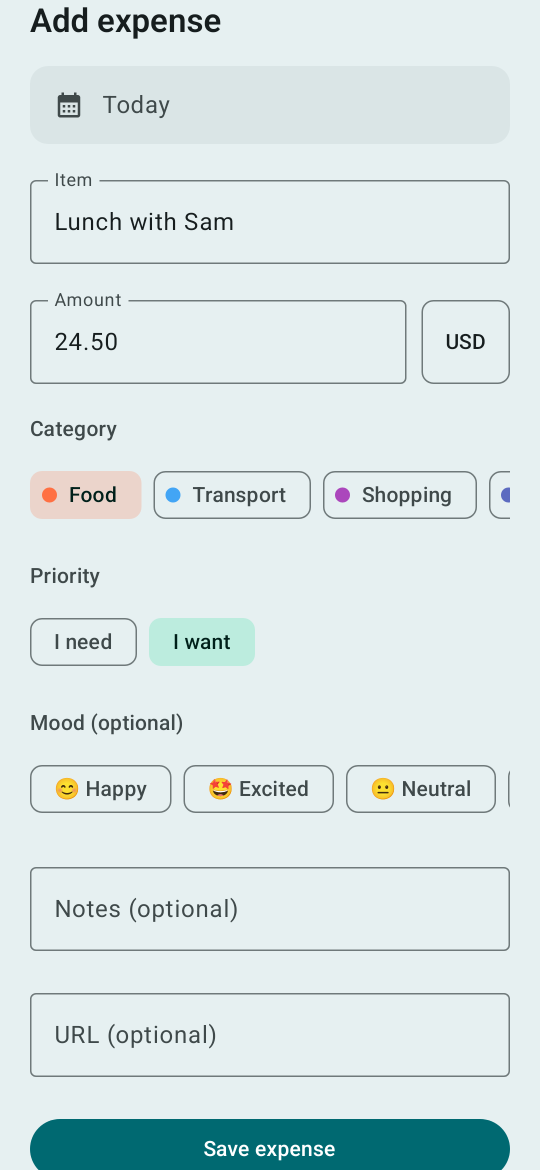
#> input picture app/src/test/snapshots/images/com.github.guidohu.expensetracker_StoreAssetsTest_shot_addExpense.png, 1080 x 2340 px, given in place of github.guidohu.expensetracker_StoreAssetsTest_shot_stats.png, which was not available (shown at 1/2 size)
$ python make_listing_graphics.py
#> lines starting #> are read from the running program, lines starting #| are printed output that depends on the picture; after the words box and inside, x2 and y2 are one past the last pixel; in counts of white or black regions, pixels touching at a corner belong together
"""
Builds the Play Store listing graphics (captioned phone screenshots + feature graphic) from the
full-resolution renders StoreAssetsTest writes to app/src/test/snapshots/images/.

    python3 play-store-assets/make_listing_graphics.py

Needs Pillow and macOS's Avenir Next font. Output goes to play-store-assets/listing/ as 24-bit PNGs
(no alpha channel, which Play Console requires).
"""
from pathlib import Path

from PIL import Image, ImageDraw, ImageFilter, ImageFont

ROOT = Path(__file__).resolve().parent.parent
RENDERS = ROOT / "app/src/test/snapshots/images"
OUT = ROOT / "play-store-assets/listing"
FONT = "/System/Library/Fonts/Avenir Next.ttc"
BOLD, DEMI, MEDIUM = 0, 2, 5

TOP_COLOR = (27, 184, 207)    # icon gradient, light end
BOTTOM_COLOR = (11, 100, 121)  # icon gradient, dark end (#0B6479)
SUBTEXT = (224, 247, 250)

# (output name, StoreAssetsTest render, headline, subline) — Play shows these in order, and most
# people only see the first two or three, so lead with the strongest benefits.
SHOTS = [
    ("1-insights", "shot_stats", "See where your money goes",
     "Charts by category, mood and need vs. want"),
    ("2-expenses", "shot_expenses", "Track every expense in seconds",
     "Simple daily log, grouped by day"),
    ("3-mood", "shot_addExpense", "How did that purchase feel?",
     "Mood tags reveal emotional spending"),
    ("4-wishlist", "shot_wishlist", "Think before you buy",
     "A wishlist that separates needs from wants"),
    ("5-budget", "shot_settings", "Stay on budget",
     "Monthly budget, reminders and no-spend streaks"),
    ("6-private", "shot_onboarding", "Private by design",
     "No account, no ads. Your data stays on your phone."),
]


def font(index: int, size: int) -> ImageFont.FreeTypeFont:
    return ImageFont.truetype(FONT, size, index=index)


def gradient(size: tuple[int, int]) -> Image.Image:
    w, h = size
    column = Image.new("RGB", (1, h))
    for y in range(h):
        t = y / (h - 1)
        column.putpixel((0, y), tuple(round(a + (b - a) * t) for a, b in zip(TOP_COLOR, BOTTOM_COLOR)))
    return column.resize(size)


def wrap(draw: ImageDraw.ImageDraw, text: str, fnt: ImageFont.FreeTypeFont, max_width: int) -> list[str]:
    lines, line = [], ""
    for word in text.split():
        candidate = f"{line} {word}".strip()
        if draw.textlength(candidate, font=fnt) <= max_width or not line:
            line = candidate
        else:
            lines.append(line)
            line = word
    return lines + [line]


def draw_centered(draw, lines, fnt, y, width, fill, line_gap) -> int:
    for line in lines:
        draw.text(((width - draw.textlength(line, font=fnt)) / 2, y), line, font=fnt, fill=fill)
        y += fnt.size + line_gap
    return y


def phone(screen: Image.Image, width: int) -> Image.Image:
    """The screen inside a simple dark device frame, with transparent rounded corners."""
    bezel = round(width * 0.022)
    screen_w = width - 2 * bezel
    screen = screen.convert("RGB").resize((screen_w, round(screen.height * screen_w / screen.width)), Image.LANCZOS)
    height = screen.height + 2 * bezel
    outer_r, inner_r = round(width * 0.085), round(width * 0.065)

    frame = Image.new("RGBA", (width, height), (0, 0, 0, 0))
    ImageDraw.Draw(frame).rounded_rectangle((0, 0, width - 1, height - 1), outer_r, fill=(20, 24, 28, 255))
    mask = Image.new("L", screen.size, 0)
    ImageDraw.Draw(mask).rounded_rectangle((0, 0, screen.width - 1, screen.height - 1), inner_r, fill=255)
    frame.paste(screen, (bezel, bezel), mask)
    return frame


def paste_with_shadow(canvas: Image.Image, item: Image.Image, pos: tuple[int, int], blur: int) -> None:
    shadow = Image.new("RGBA", canvas.size, (0, 0, 0, 0))
    alpha = item.split()[3].point(lambda a: a * 0.45)
    shadow.paste((0, 0, 0, 255), (pos[0], pos[1] + blur // 2), alpha)
    canvas.alpha_composite(shadow.filter(ImageFilter.GaussianBlur(blur)))
    canvas.alpha_composite(item, pos)


def render(name: str) -> Image.Image:
    return Image.open(RENDERS / f"com.github.guidohu.expensetracker_StoreAssetsTest_{name}.png")


def screenshot(render_name: str, headline: str, subline: str) -> Image.Image:
    w, h = 1080, 1920
    canvas = gradient((w, h)).convert("RGBA")
    draw = ImageDraw.Draw(canvas)
    y = draw_centered(draw, wrap(draw, headline, font(BOLD, 84), 940), font(BOLD, 84), 120, w, "white", 8)
    draw_centered(draw, wrap(draw, subline, font(MEDIUM, 42), 900), font(MEDIUM, 42), y + 24, w, SUBTEXT, 10)

    device = phone(render(render_name), 760)
    paste_with_shadow(canvas, device, ((w - device.width) // 2, 500), 40)  # runs off the bottom edge
    return canvas.convert("RGB")


def feature_graphic() -> Image.Image:
    w, h = 1024, 500
    canvas = gradient((w, h)).convert("RGBA")
    draw = ImageDraw.Draw(canvas)

    icon = Image.open(ROOT / "play-store-assets/icon-rounded.png").convert("RGBA").resize((112, 112), Image.LANCZOS)
    paste_with_shadow(canvas, icon, (64, 92), 14)
    draw.text((64, 228), "Expense Tracker", font=font(BOLD, 58), fill="white")
    y = 312
    for line in ["Budget, track and understand", "your spending"]:
        draw.text((64, y), line, font=font(DEMI, 32), fill=SUBTEXT)
        y += 42
    draw.text((64, y + 22), "No ads  ·  No account  ·  Private", font=font(MEDIUM, 24), fill=SUBTEXT)

    device = phone(render("shot_stats"), 300)
    paste_with_shadow(canvas, device, (w - device.width - 80, 56), 24)
    return canvas.convert("RGB")


def main() -> None:
    OUT.mkdir(exist_ok=True)
    for out_name, render_name, headline, subline in SHOTS:
        screenshot(render_name, headline, subline).save(OUT / f"screenshot-{out_name}.png", optimize=True)
#> in screenshot, `canvas = gradient((w, h)).convert("RGBA")`:
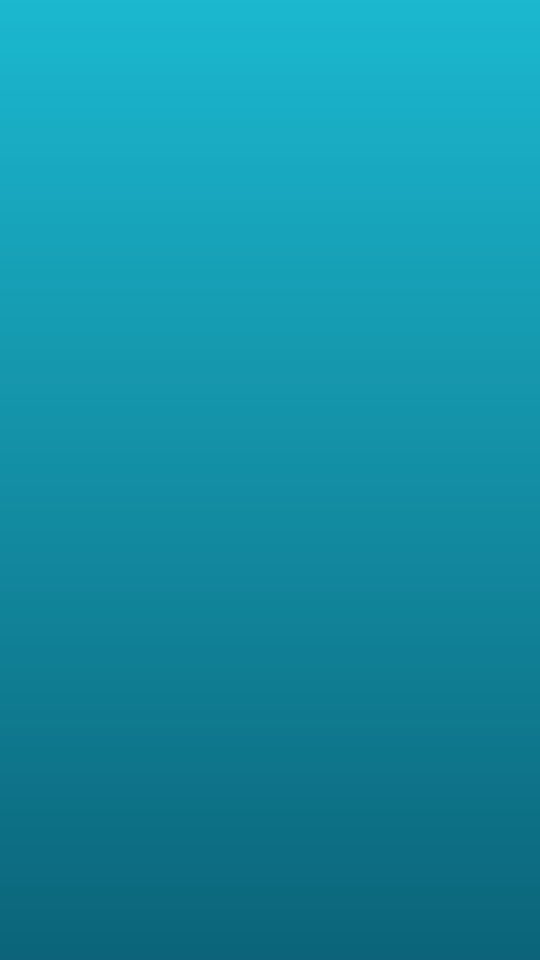
#> canvas: PIL image 1080x1920 RGBA (shown at 1/2 size); mean R, G, B, A 19, 142, 164, 255
#> in screenshot, `y = draw_centered(draw, wrap(draw, headline, font(BOLD, 84), 940), fon..`: y = 304
#> in render, returned value is the input picture: PIL image 1080x2340 RGBA; mean R, G, B, A 215.6, 229, 229.8, 255
#> in phone, `bezel = round(width * 0.022)`: bezel = 17
#> in phone, `screen_w = width - 2 * bezel`: screen_w = 726
#> in phone, `height = screen.height + 2 * bezel`: height = 1607
#> in phone, `frame = Image.new("RGBA", (width, height), (0, 0, 0, 0))`: frame: PIL image 760x1607 RGBA; every value is 0
#> in phone, `ImageDraw.Draw(frame).rounded_rectangle((0, 0, width - 1, height - 1),..`:
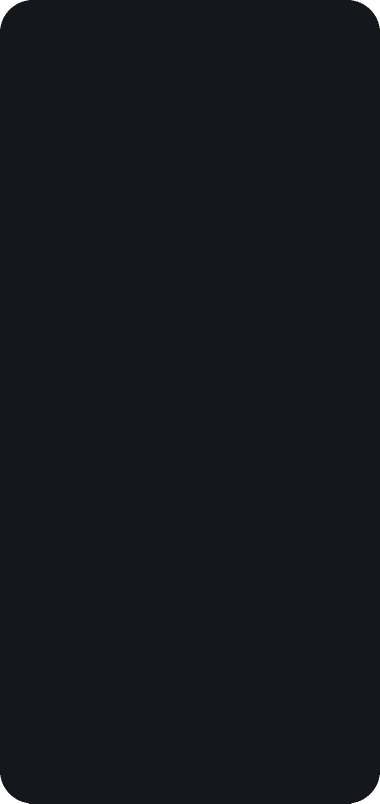
#> frame: PIL image 760x1607 RGBA (shown at 1/2 size); mean R, G, B, A 19.9, 23.9, 27.9, 254.2; transparent parts drawn white
#> in phone, `mask = Image.new("L", screen.size, 0)`: mask: PIL image 726x1573 L; every value is 0
#> in phone, `ImageDraw.Draw(mask).rounded_rectangle((0, 0, screen.width - 1, screen..`:
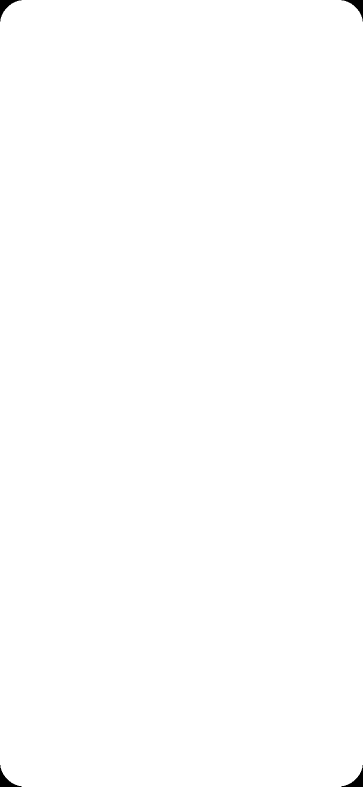
#> mask: PIL image 726x1573 L (shown at 1/2 size); 99.8% white; 4 black regions, box (x1, y1, x2, y2) and area: (0, 0, 43, 43) 529, (683, 0, 726, 43) 529, (0, 1530, 43, 1573) 529, (683, 1530, 726, 1573) 529
#> in phone, `frame.paste(screen, (bezel, bezel), mask)`:
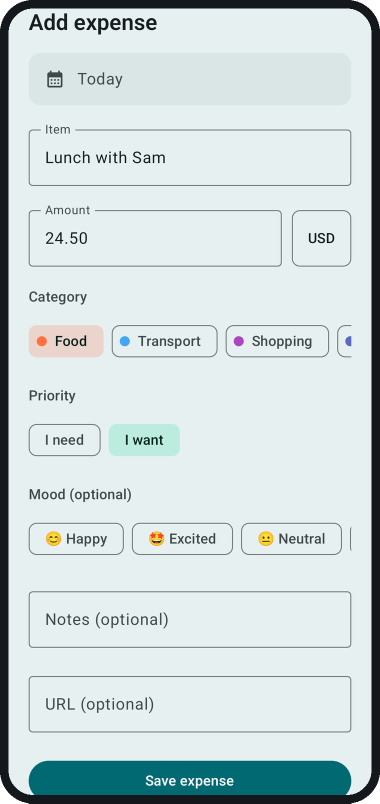
#> frame: PIL image 760x1607 RGBA (shown at 1/2 size); mean R, G, B, A 202.4, 215.2, 216.3, 254.2; transparent parts drawn white
#> in paste_with_shadow, `shadow = Image.new("RGBA", canvas.size, (0, 0, 0, 0))`: shadow: PIL image 1080x1920 RGBA; every value is 0
#> in paste_with_shadow, `alpha = item.split()[3].point(lambda a: a * 0.45)`: alpha: PIL image 760x1607 L; values 0 (black) and 115 (white), 99.7% white; 4 black regions, box (x1, y1, x2, y2) and area: (0, 0, 57, 57) 923, (703, 0, 760, 57) 923, (0, 1550, 57, 1607) 923, (703, 1550, 760, 1607) 923
#> in paste_with_shadow, `shadow.paste((0, 0, 0, 255), (pos[0], pos[1] + blur // 2), alpha)`:
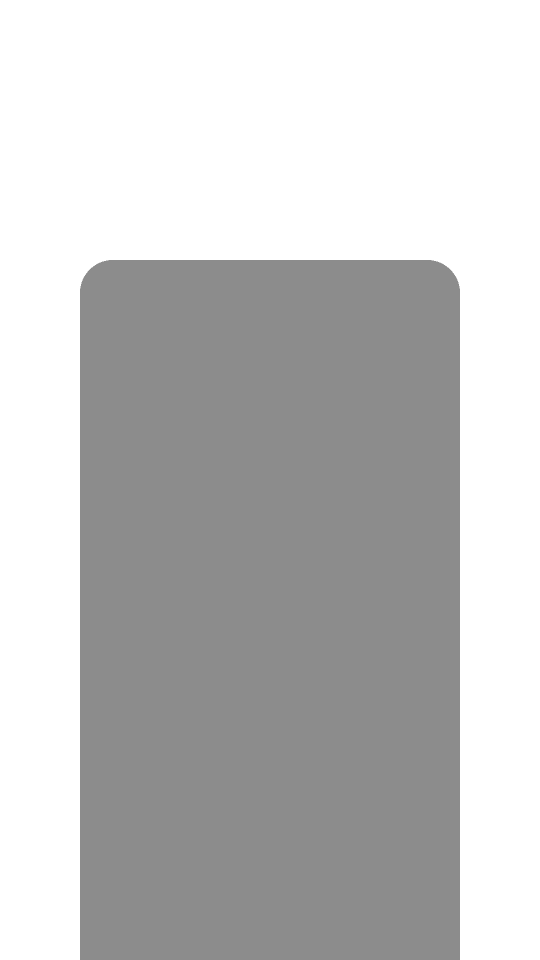
#> shadow: PIL image 1080x1920 RGBA (shown at 1/2 size); mean R, G, B, A 0, 0, 0, 58.9; transparent parts drawn white
#> in paste_with_shadow, `canvas.alpha_composite(item, pos)`:
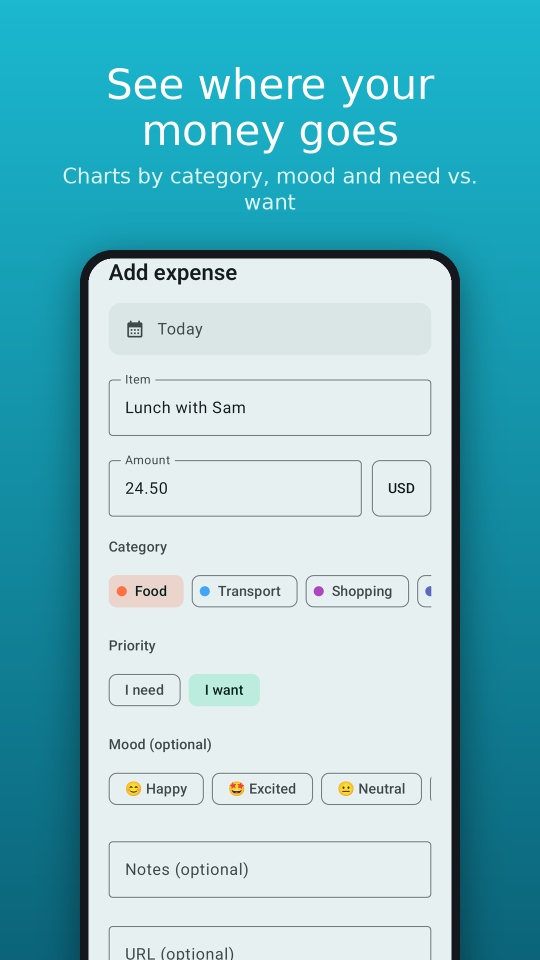
#> canvas: PIL image 1080x1920 RGBA (shown at 1/2 size); mean R, G, B, A 123.1, 188.7, 199.3, 255
#> pass 2 of the loop in main, `for out_name, render_name, headline, subline in SHOTS:`:
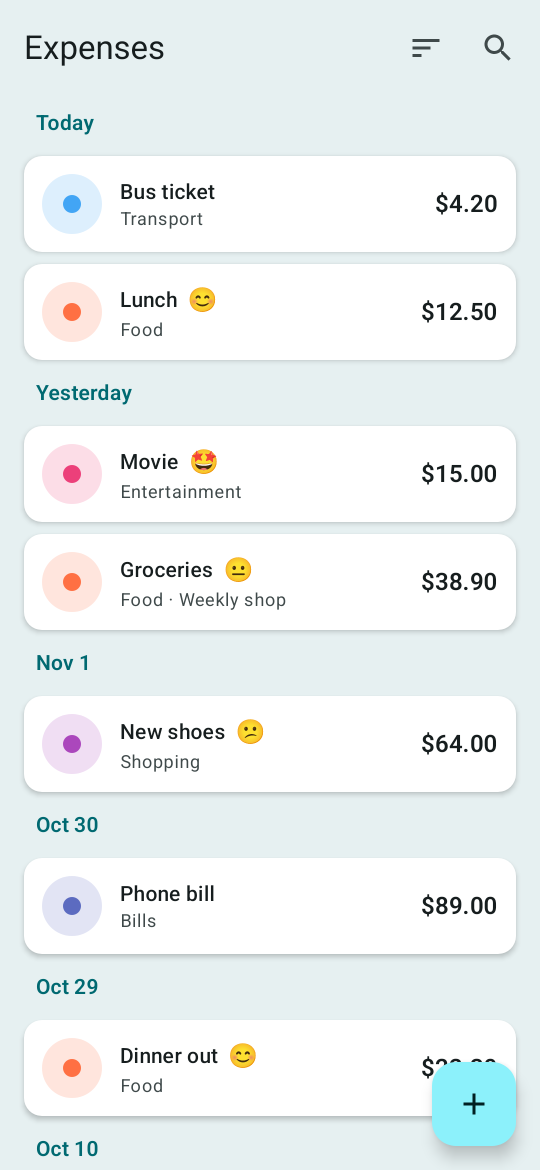
#> input picture app/src/test/snapshots/images/com.github.guidohu.expensetracker_StoreAssetsTest_shot_expenses.png, 1080 x 2340 px (shown at 1/2 size)
#> in render, returned value is the input picture: PIL image 1080x2340 RGBA; mean R, G, B, A 236.2, 241.6, 241.9, 255
#> in paste_with_shadow (call 2), `canvas.alpha_composite(shadow.filter(ImageFilter.GaussianBlur(blur)))`:
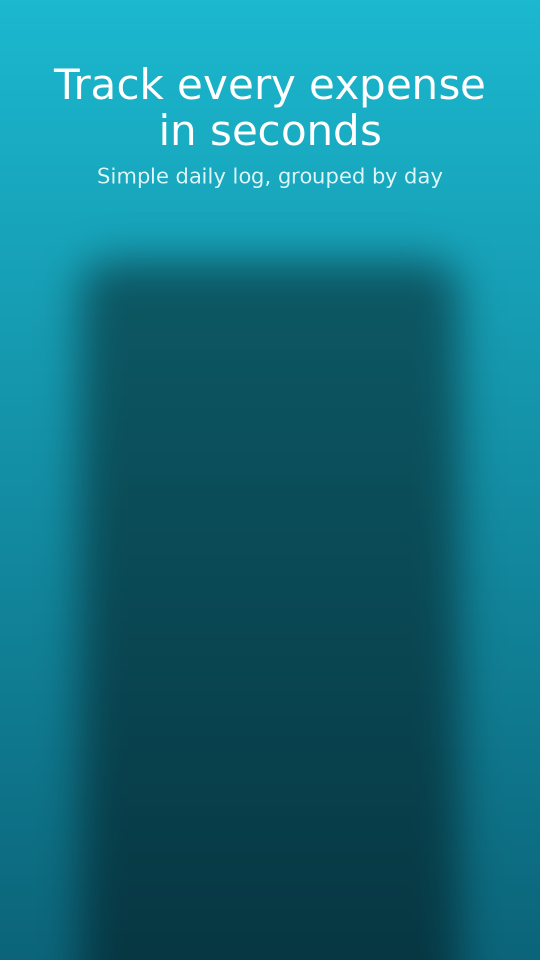
#> canvas: PIL image 1080x1920 RGBA (shown at 1/2 size); mean R, G, B, A 18, 112.9, 129.6, 255
#> in paste_with_shadow (call 2), `canvas.alpha_composite(item, pos)`:
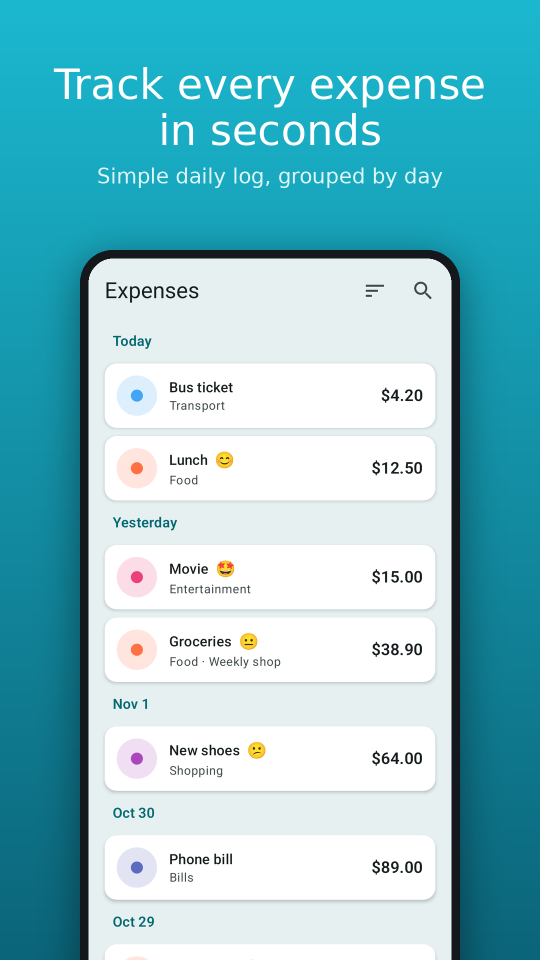
#> canvas: PIL image 1080x1920 RGBA (shown at 1/2 size); mean R, G, B, A 130, 192.8, 203.3, 255
    feature_graphic().save(OUT / "feature-graphic.png", optimize=True)
#> in feature_graphic, `w, h = 1024, 500`: w = 1024; h = 500
#> in feature_graphic, `canvas = gradient((w, h)).convert("RGBA")`:
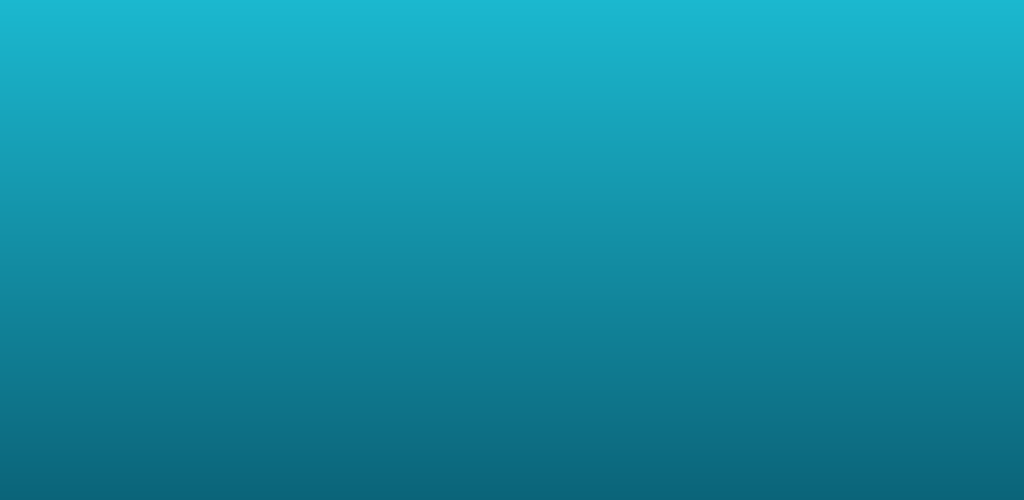
#> canvas: PIL image 1024x500 RGBA; mean R, G, B, A 19, 142, 164, 255
    print(f"Wrote {len(SHOTS)} screenshots + feature graphic to {OUT.relative_to(ROOT)}")


if __name__ == "__main__":
#> (the run stopped early here; a loop or call above may not have finished)
